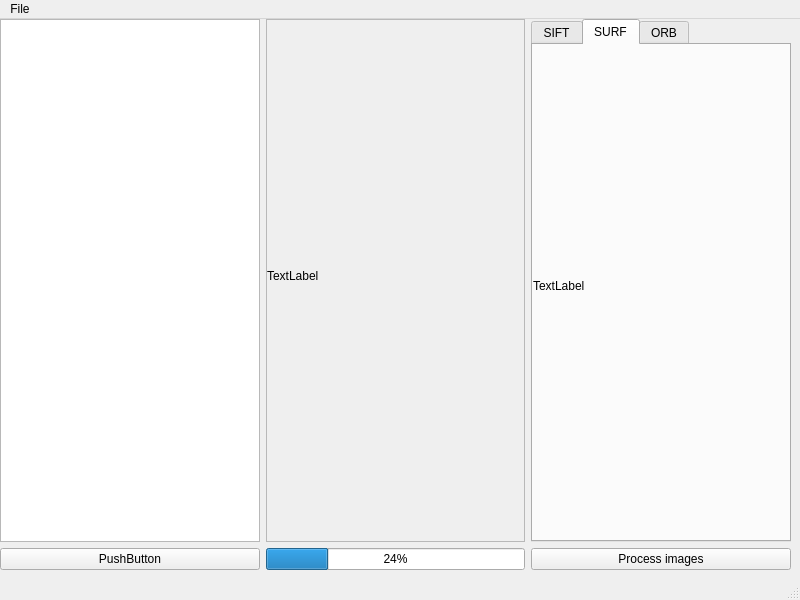
<?xml version="1.0" encoding="UTF-8"?>
<ui version="4.0">
 <class>MainWindow</class>
 <widget class="QMainWindow" name="MainWindow">
  <property name="geometry">
   <rect>
    <x>0</x>
    <y>0</y>
    <width>800</width>
    <height>600</height>
   </rect>
  </property>
  <property name="windowTitle">
   <string>MainWindow</string>
  </property>
  <widget class="QWidget" name="centralwidget">
   <widget class="QWidget" name="gridLayoutWidget">
    <property name="geometry">
     <rect>
      <x>0</x>
      <y>0</y>
      <width>791</width>
      <height>551</height>
     </rect>
    </property>
    <layout class="QGridLayout" name="gridLayout">
     <item row="0" column="0">
      <widget class="QTreeView" name="fileTreeView"/>
     </item>
     <item row="0" column="3">
      <widget class="QTabWidget" name="tabWidget">
       <property name="currentIndex">
        <number>1</number>
       </property>
       <widget class="QWidget" name="SIFT_out">
        <attribute name="title">
         <string>SIFT</string>
        </attribute>
        <widget class="QLabel" name="siftImageLabel">
         <property name="geometry">
          <rect>
           <x>0</x>
           <y>0</y>
           <width>251</width>
           <height>481</height>
          </rect>
         </property>
         <property name="text">
          <string>TextLabel</string>
         </property>
        </widget>
       </widget>
       <widget class="QWidget" name="SURF_out">
        <attribute name="title">
         <string>SURF</string>
        </attribute>
        <widget class="QLabel" name="surfImageLabel">
         <property name="geometry">
          <rect>
           <x>0</x>
           <y>0</y>
           <width>251</width>
           <height>481</height>
          </rect>
         </property>
         <property name="text">
          <string>TextLabel</string>
         </property>
        </widget>
       </widget>
       <widget class="QWidget" name="ORB_out">
        <property name="layoutDirection">
         <enum>Qt::LayoutDirection::LeftToRight</enum>
        </property>
        <attribute name="title">
         <string>ORB</string>
        </attribute>
        <widget class="QLabel" name="orbImageLabel">
         <property name="geometry">
          <rect>
           <x>6</x>
           <y>6</y>
           <width>241</width>
           <height>471</height>
          </rect>
         </property>
         <property name="text">
          <string>TextLabel</string>
         </property>
        </widget>
       </widget>
      </widget>
     </item>
     <item row="1" column="0">
      <widget class="QPushButton" name="selectFolderButton">
       <property name="text">
        <string>PushButton</string>
       </property>
      </widget>
     </item>
     <item row="0" column="1">
      <widget class="QScrollArea" name="imageArea">
       <property name="widgetResizable">
        <bool>true</bool>
       </property>
       <widget class="QWidget" name="scrollAreaWidgetContents">
        <property name="geometry">
         <rect>
          <x>0</x>
          <y>0</y>
          <width>257</width>
          <height>516</height>
         </rect>
        </property>
        <widget class="QLabel" name="imageLabel">
         <property name="geometry">
          <rect>
           <x>0</x>
           <y>0</y>
           <width>251</width>
           <height>511</height>
          </rect>
         </property>
         <property name="text">
          <string>TextLabel</string>
         </property>
        </widget>
       </widget>
      </widget>
     </item>
     <item row="1" column="3">
      <widget class="QPushButton" name="processButton">
       <property name="text">
        <string>Process images</string>
       </property>
      </widget>
     </item>
     <item row="1" column="1">
      <widget class="QProgressBar" name="progressBar">
       <property name="value">
        <number>24</number>
       </property>
      </widget>
     </item>
    </layout>
   </widget>
  </widget>
  <widget class="QMenuBar" name="menubar">
   <property name="geometry">
    <rect>
     <x>0</x>
     <y>0</y>
     <width>800</width>
     <height>22</height>
    </rect>
   </property>
   <widget class="QMenu" name="menuFile">
    <property name="title">
     <string>File</string>
    </property>
    <addaction name="actionOpen_Log_Window"/>
   </widget>
   <addaction name="menuFile"/>
  </widget>
  <widget class="QStatusBar" name="statusbar"/>
  <action name="actionOpen_Log_Window">
   <property name="text">
    <string>Open Log Window</string>
   </property>
  </action>
 </widget>
 <resources/>
 <connections/>
</ui>
